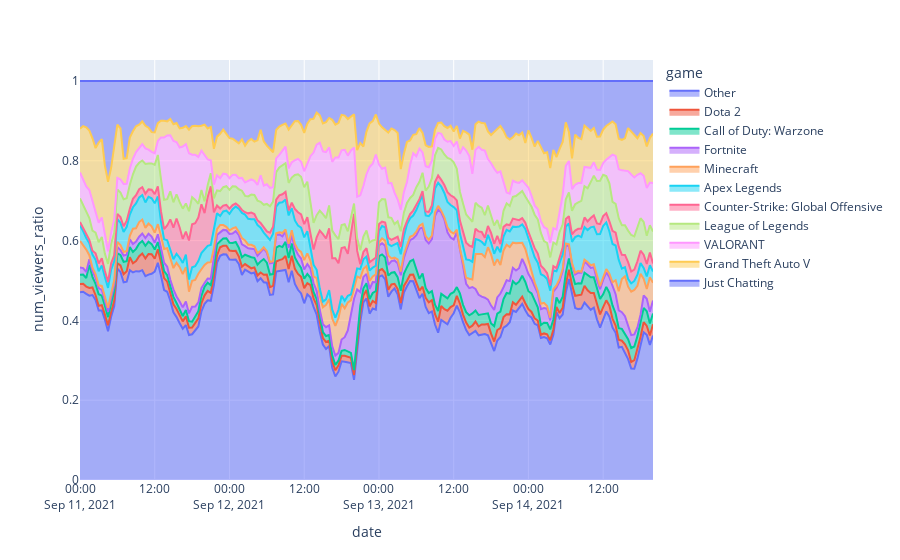

Here is the notebook cell this chart was saved with:
### Code cell
import plotly.express as px

fig = px.area(df, x="date", y="num_viewers_ratio", color='game')
fig.show()

### Figure 1 — Plotly figure (JSON) as saved in the notebook; plotly's stock layout.template omitted (floating-point values rounded to 4 significant figures; data arrays with more than 128 entries replaced by an {"elided": "..."} marker saying what was removed)
{"data": [{"hovertemplate": "game=Other<br>date=%{x}<br>num_viewers_ratio=%{y}<extra></extra>", "legendgroup": "Other", "line": {"color": "#636efa"}, "marker": {"symbol": "circle"}, "mode": "lines", "name": "Other", "orientation": "v", "showlegend": true, "stackgroup": "1", "type": "scatter", "x": {"elided": "185 str values"}, "xaxis": "x", "y": {"elided": "185 float values"}, "yaxis": "y"}, {"hovertemplate": "game=Dota 2<br>date=%{x}<br>num_viewers_ratio=%{y}<extra></extra>", "legendgroup": "Dota 2", "line": {"color": "#EF553B"}, "marker": {"symbol": "circle"}, "mode": "lines", "name": "Dota 2", "orientation": "v", "showlegend": true, "stackgroup": "1", "type": "scatter", "x": {"elided": "185 str values"}, "xaxis": "x", "y": {"elided": "185 float values"}, "yaxis": "y"}, {"hovertemplate": "game=Call of Duty: Warzone<br>date=%{x}<br>num_viewers_ratio=%{y}<extra></extra>", "legendgroup": "Call of Duty: Warzone", "line": {"color": "#00cc96"}, "marker": {"symbol": "circle"}, "mode": "lines", "name": "Call of Duty: Warzone", "orientation": "v", "showlegend": true, "stackgroup": "1", "type": "scatter", "x": {"elided": "185 str values"}, "xaxis": "x", "y": {"elided": "185 float values"}, "yaxis": "y"}, {"hovertemplate": "game=Fortnite<br>date=%{x}<br>num_viewers_ratio=%{y}<extra></extra>", "legendgroup": "Fortnite", "line": {"color": "#ab63fa"}, "marker": {"symbol": "circle"}, "mode": "lines", "name": "Fortnite", "orientation": "v", "showlegend": true, "stackgroup": "1", "type": "scatter", "x": {"elided": "185 str values"}, "xaxis": "x", "y": {"elided": "185 float values"}, "yaxis": "y"}, {"hovertemplate": "game=Minecraft<br>date=%{x}<br>num_viewers_ratio=%{y}<extra></extra>", "legendgroup": "Minecraft", "line": {"color": "#FFA15A"}, "marker": {"symbol": "circle"}, "mode": "lines", "name": "Minecraft", "orientation": "v", "showlegend": true, "stackgroup": "1", "type": "scatter", "x": {"elided": "185 str values"}, "xaxis": "x", "y": {"elided": "185 float values"}, "yaxis": "y"}, {"hovertemplate": "game=Apex Legends<br>date=%{x}<br>num_viewers_ratio=%{y}<extra></extra>", "legendgroup": "Apex Legends", "line": {"color": "#19d3f3"}, "marker": {"symbol": "circle"}, "mode": "lines", "name": "Apex Legends", "orientation": "v", "showlegend": true, "stackgroup": "1", "type": "scatter", "x": {"elided": "185 str values"}, "xaxis": "x", "y": {"elided": "185 float values"}, "yaxis": "y"}, {"hovertemplate": "game=Counter-Strike: Global Offensive<br>date=%{x}<br>num_viewers_ratio=%{y}<extra></extra>", "legendgroup": "Counter-Strike: Global Offensive", "line": {"color": "#FF6692"}, "marker": {"symbol": "circle"}, "mode": "lines", "name": "Counter-Strike: Global Offensive", "orientation": "v", "showlegend": true, "stackgroup": "1", "type": "scatter", "x": {"elided": "185 str values"}, "xaxis": "x", "y": {"elided": "185 float values"}, "yaxis": "y"}, {"hovertemplate": "game=League of Legends<br>date=%{x}<br>num_viewers_ratio=%{y}<extra></extra>", "legendgroup": "League of Legends", "line": {"color": "#B6E880"}, "marker": {"symbol": "circle"}, "mode": "lines", "name": "League of Legends", "orientation": "v", "showlegend": true, "stackgroup": "1", "type": "scatter", "x": {"elided": "185 str values"}, "xaxis": "x", "y": {"elided": "185 float values"}, "yaxis": "y"}, {"hovertemplate": "game=VALORANT<br>date=%{x}<br>num_viewers_ratio=%{y}<extra></extra>", "legendgroup": "VALORANT", "line": {"color": "#FF97FF"}, "marker": {"symbol": "circle"}, "mode": "lines", "name": "VALORANT", "orientation": "v", "showlegend": true, "stackgroup": "1", "type": "scatter", "x": {"elided": "185 str values"}, "xaxis": "x", "y": {"elided": "185 float values"}, "yaxis": "y"}, {"hovertemplate": "game=Grand Theft Auto V<br>date=%{x}<br>num_viewers_ratio=%{y}<extra></extra>", "legendgroup": "Grand Theft Auto V", "line": {"color": "#FECB52"}, "marker": {"symbol": "circle"}, "mode": "lines", "name": "Grand Theft Auto V", "orientation": "v", "showlegend": true, "stackgroup": "1", "type": "scatter", "x": {"elided": "185 str values"}, "xaxis": "x", "y": {"elided": "185 float values"}, "yaxis": "y"}, {"hovertemplate": "game=Just Chatting<br>date=%{x}<br>num_viewers_ratio=%{y}<extra></extra>", "legendgroup": "Just Chatting", "line": {"color": "#636efa"}, "marker": {"symbol": "circle"}, "mode": "lines", "name": "Just Chatting", "orientation": "v", "showlegend": true, "stackgroup": "1", "type": "scatter", "x": {"elided": "185 str values"}, "xaxis": "x", "y": {"elided": "185 float values"}, "yaxis": "y"}], "layout": {"autosize": true, "legend": {"title": {"text": "game"}, "tracegroupgap": 0}, "margin": {"t": 60}, "xaxis": {"anchor": "y", "autorange": true, "domain": [0, 1], "range": ["2021-09-11", "2021-09-14 20:00"], "title": {"text": "date"}, "type": "date"}, "yaxis": {"anchor": "x", "autorange": true, "domain": [0, 1], "range": [0, 1.053], "title": {"text": "num_viewers_ratio"}, "type": "linear"}}}
